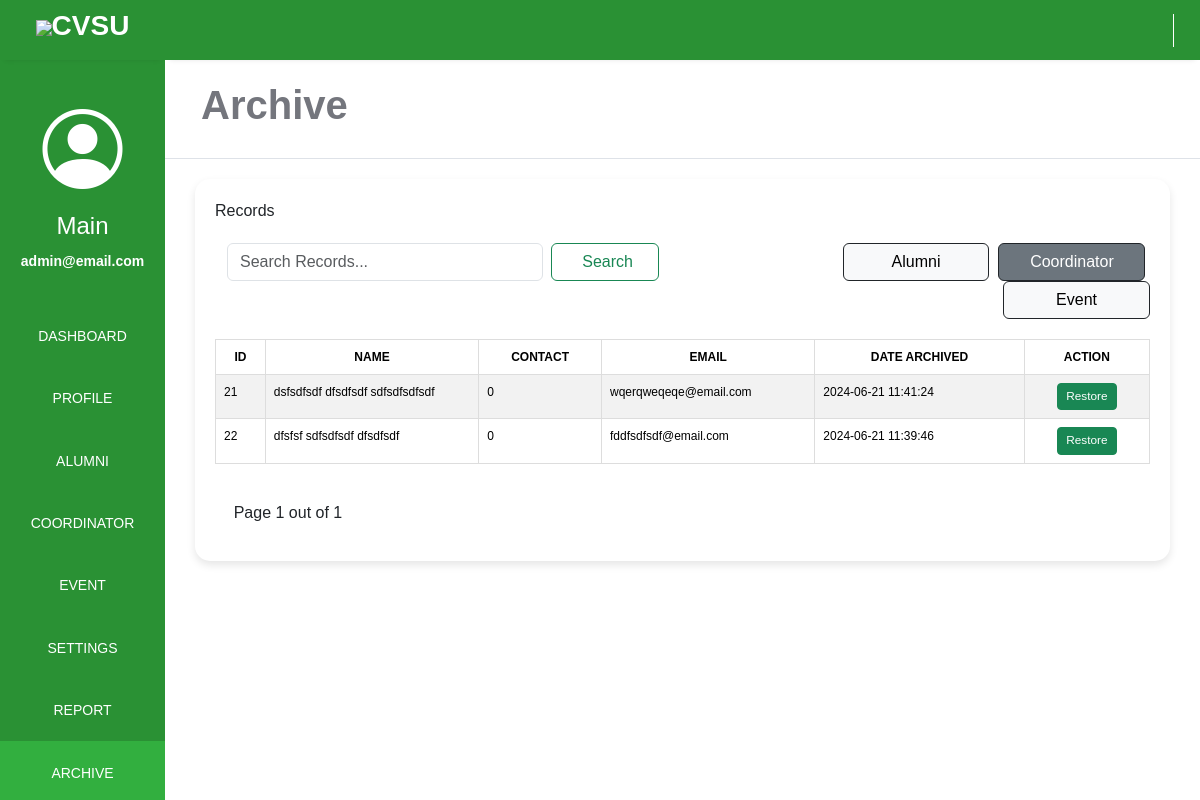
The app's page /adminPage/archive/coor_archive.php (signed in) with its own data.
### tables this page shows
CREATE TABLE `coordinator_archive` (
  `coor_id` int(11) NOT NULL,
  `fname` varchar(255) NOT NULL,
  `mname` varchar(250) NOT NULL,
  `lname` varchar(250) NOT NULL,
  `contact` bigint(20) NOT NULL,
  `email` varchar(255) NOT NULL,
  `password` varchar(255) NOT NULL,
  `date_created` datetime NOT NULL,
  `date_archived` timestamp NOT NULL DEFAULT current_timestamp() ON UPDATE current_timestamp()
);

### adminPage/archive/coor_archive.php (the view, shortened to what this page needs)
<?php
$serername = "localhost";
$db_username = "root";
$db_password = "";
$db_name = "alumni_management_system";
$conn = mysqli_connect($serername, $db_username, $db_password, $db_name);
if (isset($_SESSION['user_id'])) {
    $account = $_SESSION['user_id'];
    $stmt = $conn->prepare("SELECT * FROM admin WHERE admin_id = ?");
    $stmt->bind_param("s", $account);
    $stmt->execute();
    $user_result = $stmt->get_result();
    if ($user_result->num_rows > 0) {
        $user = $user_result->fetch_assoc();
    } else {
    }
} else {
    echo "User not logged in.";
}
$records_per_page = 6;
$current_page = isset($_GET['page']) ? $_GET['page'] : 1;
$start_from = ($current_page - 1) * $records_per_page;
$sql = "SELECT * FROM coordinator_archive ";
$sql .= "LIMIT $start_from, $records_per_page";
$result = $conn->query($sql);
$total_records_query = "SELECT COUNT(*) FROM coordinator_archive";
$total_records_result = mysqli_query($conn, $total_records_query);
$total_records_row = mysqli_fetch_array($total_records_result);
$total_records = $total_records_row[0];
$total_pages = ceil($total_records / $records_per_page);
?>
<!DOCTYPE html>
<html lang="en">
<head>
    <link rel="stylesheet" href="./css/alumni_arc.css">
    <link rel="stylesheet" href="https://maxst.icons8.com/vue-static/landings/line-awesome/line-awesome/1.3.0/css/line-awesome.min.css">
    <link rel="stylesheet" href="https://cdn.jsdelivr.net/npm/bootstrap@5.3.3/dist/css/bootstrap.min.css">
    <link href='https://unpkg.com/boxicons@2.1.4/css/boxicons.min.css' rel='stylesheet'>
    <link rel="stylesheet" href="https://cdn.jsdelivr.net/npm/bootstrap-icons@1.11.3/font/bootstrap-icons.min.css">
</head>
<body>
    <div class="sidebar">
        <div class="side-header">
            <h3><img src="https://cvsu-imus.edu.ph/student-portal/assets/images/logo-mobile.png"></img><span>CVSU</span></h3>
        </div>
        <div class="side-content">
            <div class="profile">
            <i class="bi bi-person-circle"></i>
                <h4><?php echo $user['fname']; ?></h4>
                <small style="color: white;"><?php echo $user['email']; ?></small>
            </div>
            <div class="side-menu">
                <ul>
                    <li>
                        <a href="../dashboard_admin.php">
                            <small>DASHBOARD</small>
                        </a>
                    </li>
                    <li>
                        <a href="../profile/profile.php">
                            <small>PROFILE</small>
                        </a>
                    </li>
                    <li>
                        <a href="../alumni/alumni.php">
                            <small>ALUMNI</small>
                        </a>
                    </li>
                    <li>
                        <a href="../coordinator/coordinator.php">
                            <small>COORDINATOR</small>
                        </a>
                    </li>
                    <li>
                        <a href="../event/event.php">
                            <small>EVENT</small>
                        </a>
                    </li>
                    <li>
                        <a href="../settings/about.php">
                            <small>SETTINGS</small>
                        </a>
                    </li>
                    <li>
                        <a href="../report/report.php">
                            <small>REPORT</small>
                        </a>
                    </li>
                    <li>
                        <a href="./coor_archive.php" class="active">
                            <small>ARCHIVE</small>
                        </a>
                    </li>
                </ul>
            </div>
        </div>
    </div>
    <div class="main-content">
        <header>
            <div class="header-content">
                <div class="header-menu">
                    <div class="user">
                        <a href="../logout.php">
                            <span class="las la-power-off" style="font-size: 30px; border-left: 1px solid #fff; padding-left:10px; color:#fff"></span>
                        </a>
                    </div>
                </div>
            </div>
        </header>
        <main>
            <div class="page-header">
                <h1><strong>Archive</strong></h1>
            </div>
            <div class="container-fluid" id="main-container">
                <div class="container-fluid" id="content-container">
                    <div class="container-title">
                        <span>Records</span>
                    </div>
                    <div class="congainer-fluid" id="column-header">
                        <div class="row">
                            <div class="col">
                                <div class="search">
                                    <form class="d-flex" role="search">
                                        <div class="container-fluid" id="search">
                                            <input class="form-control me-2" type="search" name="query" placeholder="Search Records..." aria-label="Search" value="<?php echo isset($_GET['query']) ? $_GET['query'] : ''; ?>">
                                            <button class="btn btn-outline-success" type="submit" style="padding-left: 30px; padding-right: 39px;">Search</button>
                                        </div>
                                    </form>
                                </div>
                            </div>
                            <div class="col" style="text-align: end;">
                                <div class="add-button" >
                                    <a class='btn btn-light border border-dark' href='./alumni_archive.php' style="padding-left: 48px; padding-right: 48px; margin-right: 1%;">Alumni</a>
                                    <a class='btn btn-secondary border border-dark' href='./coor_archive.php' style="padding-left: 30.7px; padding-right: 30.7px; margin-right: 1%;">Coordinator</a>
                                    <a class='btn btn-light border border-dark' href='./event_archive.php' style="padding-left: 52px; padding-right: 52px;">Event</a>
                                </div>
                            </div>
                        </div>
                    </div>
                    <div class="table-content">
                        <table id="example" class="table-responsive table table-striped table-hover ">
                            <thead>
                                <tr>
                                    <th scope="col" class="inline">ID</th>
                                    <th scope="col" class="inline">NAME</th>
                                    <th scope="col" class="inline">CONTACT</th>
                                    <th scope="col" class="inline">EMAIL</th>
                                    <th scope="col" class="inline">DATE ARCHIVED</th>
                                    <th scope="col" class="inline">ACTION</th>
                                </tr>
                            </thead>
                            <tbody>
                                <?php
                                if ($result->num_rows > 0) {
                                    while ($row = $result->fetch_assoc()) {
                                        $fullname = $row["fname"] . " " . $row["mname"] . " " . $row["lname"];
                                ?>
                                        <tr>
                                            <td class="inline"><?php echo $row['coor_id'] ?></td>
                                            <td class="inline"><?php echo htmlspecialchars($fullname) ?></td>
                                            <td class="inline"><?php echo $row['contact'] ?></td>
                                            <td class="inline"><?php echo $row['email'] ?></td>
                                            <td class="inline"><?php echo $row['date_archived'] ?></td>
                                            <?php
                                            echo "
                                                <td class='inline act'>
                                                    <div class='button'>
                                                        <a class='btn btn-success btn-sm' href='./restore_coor.php?id=$row[coor_id]' style='font-size: 11.8px;'>Restore</a>
                                                    </div>
                                                </td>
                                            "; ?>
                                        </tr>
                                <?php
                                    }
                                } else {
                                    $current_page = 0;
                                    echo '<tr><td colspan="12" style="text-align: center;">No records found</td></tr>';
                                }
                                ?>
                            </tbody>
                        </table>
                    </div>
                    <div>
                        <p style="margin-left:2%;margin-top:2.3%;">Page <?= $current_page ?> out of <?= $total_pages ?></p>
                    </div>
                </div>
            </div>
        </main>
</body>
</html>

### adminPage/archive/css/alumni_arc.css (style rules this page uses)
:root { --main-color: #2a9134; --color-dark: #34425A; --text-grey: #B0B0B0; }
* { margin: 0; padding: 0; text-decoration: none; list-style-type: none; box-sizing: border-box; font-family: 'Merriweather', sans-serif; overflow-x: hidden; }
.sidebar { position: fixed; height: 100%; width: 165px; left: 0; bottom: 0; top: 0; z-index: 100; background: #2a9134; box-shadow: 0px 5px 5px 5px rgb(0 0 0 0.2); transition: left 300ms; }
.side-header span { font-weight: bold; }
.side-header { box-shadow: 0px 5px 5px -5px rgb(0 0 0 /10%); background: var(--main-color); height: 60px; display: flex; justify-content: center; align-items: center; }
.side-header img { width: 40px; }
.side-header h3, side-head span { color: #fff; font-weight: 400; }
.side-content { height: calc(100vh - 60px); overflow: auto; }
.profile { text-align: center; padding: 2rem 0rem; }
.profile h4 { color: #fff; font-weight: 500; }
.profile small { color: #899DC1; font-weight: 600; }
.side-menu ul { text-align: center; padding: 0px; }
.side-menu ul li small { color: white; ; }
.side-menu a { display: block; padding: 1.2rem 0rem; text-decoration: none !important; }
.side-menu a.active { background: #32af3f; }
.side-menu a.active span, .side-menu a.active small { color: #fff; }
.side-menu a span, .side-menu a small { color: #899DC1; }
.main-content { margin-left: 165px; width: calc(100% - 165px); transition: margin-left 300ms; }
header { position: fixed; right: 0; top: 0; left: 165px; z-index: 100; height: 60px; box-shadow: 0px 5px 5px -5px rgb(0 0 0 /10%); background: #2a9134; transition: left 300ms; }
.header-content, .header-menu { display: flex; align-items: center; }
.header-content { justify-content: space-between; padding: 0rem 1rem; }
.header-menu { justify-content: flex-end; padding-top: .5rem; }
.user { display: flex; align-items: center; }
main { margin-top: 60px; }
.page-header { padding: 1.3rem 1rem; background: #fff; border-bottom: 1px solid #dee2e8; width: 100%; }
.page-header h1, .page-header small { color: #74767d; margin-left: 20px; width: 100%; }
.table-content { margin-top: 20px; width: 100%; overflow-y: hidden; overflow-x: auto; }
.side-content .profile i { color: #fff; font-size: 80px; font-weight: lighter; }
#main-container { padding-left: 30px; padding-right: 30px; padding-bottom: 30px; }
#column-header { margin-top: 20px; }
#content-container { margin-top: 30px; background-color: #ffffff; border-radius: 15px; box-shadow: 0 4px 8px rgba(0, 0, 0, 0.1); padding: 20px; margin: 20px 0; transition: transform 0.2s; }
#search { display: flex; justify-content: left; }

### adminPage/archive/coor_archive.php (style rules this page uses)
table { width: 100%; border-collapse: collapse; }
td { text-align: left; }
.inline { border: 1px solid #dddddd; padding: 8px; font-size: 12px; white-space: nowrap; overflow: hidden; text-overflow: ellipsis; max-width: 130px; }
.act { max-width: 235px; text-align: center; }
th { background-color: #368DB8; font-weight: bold; text-align: center; }

### records on screen
coordinator_archive: coor_id "21", fullname "dsfsdfsdf dfsdfsdf sdfsdfsdfsdf", contact "0", email "wqerqweqeqe@email.com", date_archived "2024-06-21 11:41:24"
coordinator_archive: coor_id "22", fullname "dfsfsf sdfsdfsdf dfsdfsdf", contact "0", email "fddfsdfsdf@email.com", date_archived "2024-06-21 11:39:46"

### other values on screen
$user['fname'] "Main"
$user['email'] "admin@email.com"
$current_page "1"
$total_pages "1"
